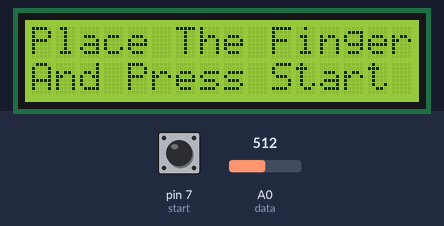
The sketch below on a simulated Arduino Uno, built with avr-gcc and run on an emulated ATmega328P. Parts: 16×2 character LCD. Inputs (shaded band) come from the test bench; at power-on: pin 7 (start) HIGH, A0 (data) = 512. What the sketch prints to the serial monitor is not drawn. At 16.4 s the program stops and its outputs stay as they are.

Above: at 1.3 s.
1.4 s: pin 7 (start) pulled LOW for 0.15 s
At 2.5 s:
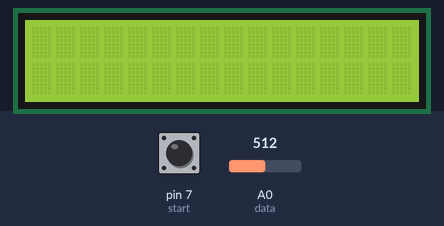
3.0 s: A0 (data) set to 109
4.5 s: A0 (data) set to 94
At 5.3 s:
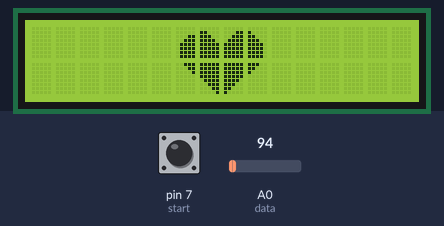
6.0 s: A0 (data) set to 110
At 7.2 s:
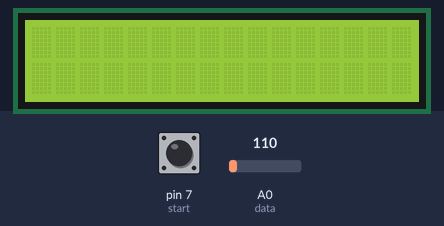
9.0 s: A0 (data) set to 90
At 10.0 s:
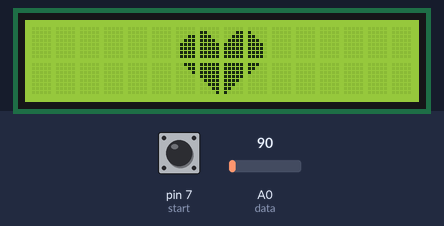
10.5 s: A0 (data) set to 122
At 12.2 s:
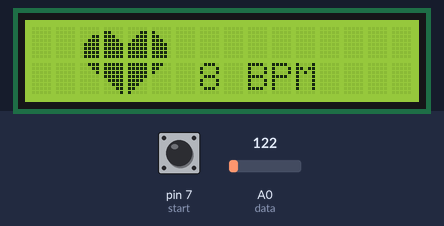
Timing chart, 0 to 13.7 s (numbered marks = the images above; inputs shaded):
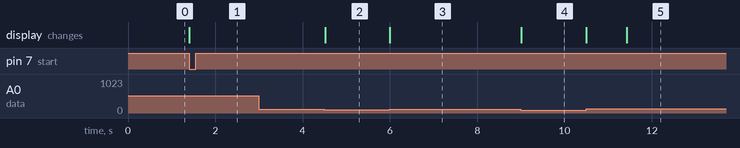

Measured:
- the behaviour switches between 100 and 99 on A0 (data) (found by bisection; images 1 and 2)
- after the input at 1.4 s, the display: changes at once (image 1)
- after the input at 3.0 s, every drawn part: stays the same
- after the input at 4.5 s, the display: changes at once (image 2)
- after the input at 6.0 s, the display: changes at once (image 3)
- after the input at 9.0 s, the display: changes at once (image 4)
- after the input at 10.5 s, the display: first changes at once (image 5 shows a later state)

The sketch:

Heart_Beat_Monitoring_Device.ino
```cpp
#include <Wire.h>
#include <LiquidCrystal_I2C.h>

// Set the LCD address to 0x27 for a 16 chars and 2 line display
LiquidCrystal_I2C lcd(0x27, 16, 2);

int data=A0;
int start=7;
int count=0;
unsigned long temp=0;

byte customChar1[8] = {0b00000,0b00000,0b00011,0b00111,0b01111,0b01111,0b01111,0b01111};
byte customChar2[8] = {0b00000,0b11000,0b11100,0b11110,0b11111,0b11111,0b11111,0b11111};
byte customChar3[8] = {0b00000,0b00011,0b00111,0b01111,0b11111,0b11111,0b11111,0b11111};
byte customChar4[8] = {0b00000,0b10000,0b11000,0b11100,0b11110,0b11110,0b11110,0b11110};
byte customChar5[8] = {0b00111,0b00011,0b00001,0b00000,0b00000,0b00000,0b00000,0b00000};
byte customChar6[8] = {0b11111,0b11111,0b11111,0b11111,0b01111,0b00111,0b00011,0b00001};
byte customChar7[8] = {0b11111,0b11111,0b11111,0b11111,0b11110,0b11100,0b11000,0b10000};
byte customChar8[8] = {0b11100,0b11000,0b10000,0b00000,0b00000,0b00000,0b00000,0b00000};

void setup()
{
Serial.begin(9600);

lcd.begin();
lcd.createChar(1, customChar1);
lcd.createChar(2, customChar2);
lcd.createChar(3, customChar3);
lcd.createChar(4, customChar4);
lcd.createChar(5, customChar5);
lcd.createChar(6, customChar6);
lcd.createChar(7, customChar7);
lcd.createChar(8, customChar8);

//Serial.println("");

pinMode(data,INPUT);
pinMode(start,INPUT_PULLUP);
}

void loop()
{
 lcd.setCursor(0, 0);
 lcd.print("Place The Finger");
 lcd.setCursor(0, 1);
 lcd.print("And Press Start");

 while(digitalRead(start)>0);

   lcd.clear();
   temp=millis();

   while(millis()<(temp+10000))
   {

      if(analogRead(data)<100)
        {
         count=count+1;

         lcd.setCursor(6, 0);
         lcd.write(byte(1));
         lcd.setCursor(7, 0);
         lcd.write(byte(2));
         lcd.setCursor(8, 0);
         lcd.write(byte(3));
         lcd.setCursor(9, 0);
         lcd.write(byte(4));
         lcd.setCursor(6, 1);
         lcd.write(byte(5));
         lcd.setCursor(7, 1);
         lcd.write(byte(6));
         lcd.setCursor(8, 1);
         lcd.write(byte(7));
         lcd.setCursor(9, 1);
         lcd.write(byte(8));

         while(analogRead(data)<100);

         lcd.clear();
        }
   }

         lcd.clear();
         lcd.setCursor(0, 0);
         count=count*4;
         lcd.setCursor(2, 0);
         lcd.write(byte(1));
         lcd.setCursor(3, 0);
         lcd.write(byte(2));
         lcd.setCursor(4, 0);
         lcd.write(byte(3));
         lcd.setCursor(5, 0);
         lcd.write(byte(4));

         lcd.setCursor(2, 1);
         lcd.write(byte(5));
         lcd.setCursor(3, 1);
         lcd.write(byte(6));
         lcd.setCursor(4, 1);
         lcd.write(byte(7));
         lcd.setCursor(5, 1);
         lcd.write(byte(8));
         lcd.setCursor(7, 1);
         //Serial.print(" \nYour Heart Rate is: ");
         Serial.print(count);

         Serial.print(" BPM");
         Serial.print(",");


         lcd.print(count);
         lcd.print(" BPM");

         delay(5000);

         if(count>=60&&count<=100)
         {
           Serial.print("Normal\n");
           lcd.clear();
           lcd.print(" Status: Normal ");
         }
         else if(count<60)
         {
           Serial.print("Slower\n");
           lcd.clear();
           lcd.print(" Status: Slower ");
         }
         else if(count>100)
         {
           Serial.print("Faster\n");
           lcd.clear();
           lcd.print(" Status: Faster ");
         }

        temp=0;
        while(1);
}
```
